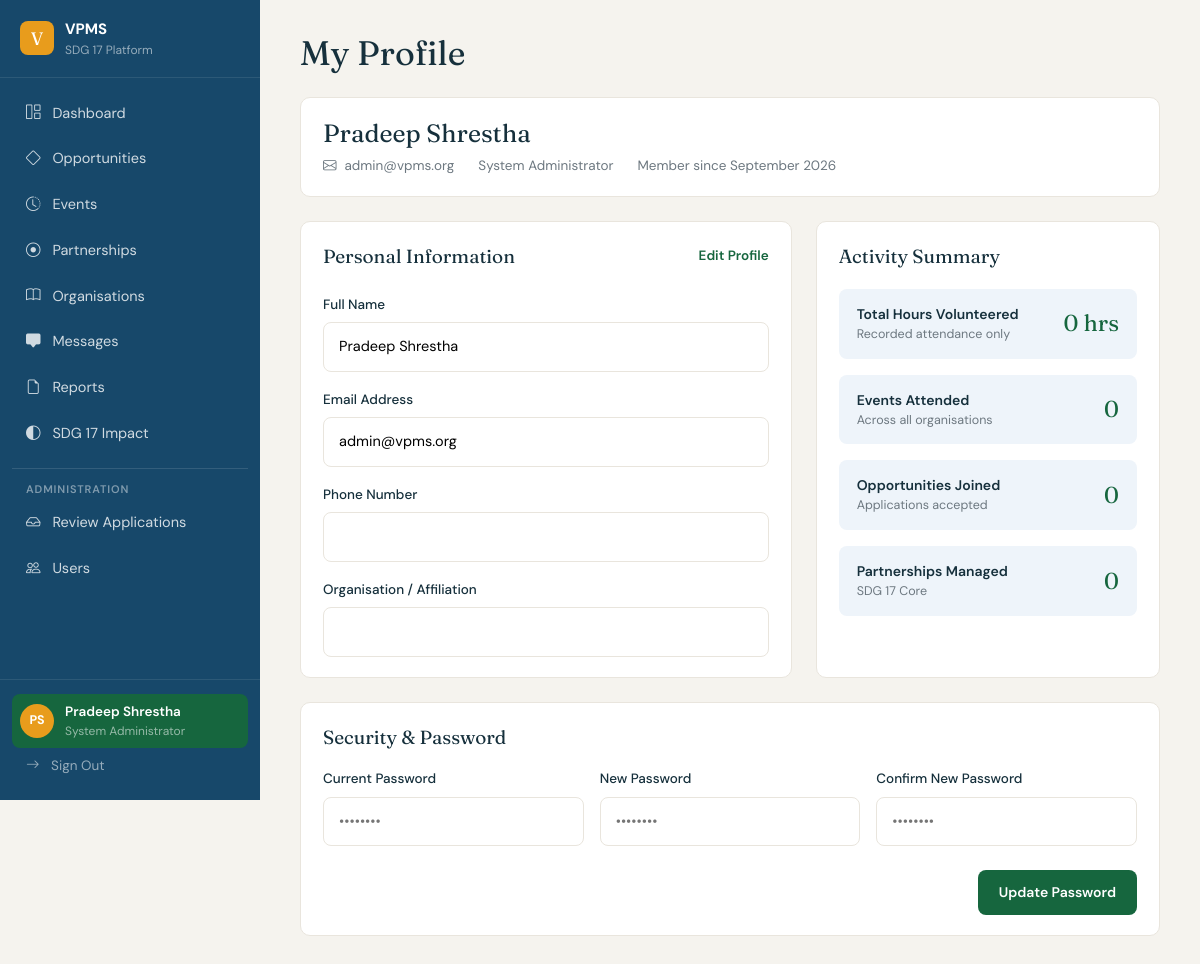
The app's page /profile.php (signed in) with its own data.
### tables this page shows
CREATE TABLE `user` (
  user_id           INT AUTO_INCREMENT PRIMARY KEY,
  full_name         VARCHAR(120) NOT NULL,
  email             VARCHAR(190) NOT NULL UNIQUE,
  password_hash     CHAR(60) NOT NULL,
  phone             VARCHAR(30),
  role_id           INT NOT NULL,
  organisation_id   INT,
  organisation_name VARCHAR(150),
  designation       VARCHAR(80),
  skills            VARCHAR(255),
  bio               TEXT,
  status            VARCHAR(20) NOT NULL DEFAULT 'pending',    
  reset_code        VARCHAR(40),
  created_at        DATETIME NOT NULL DEFAULT CURRENT_TIMESTAMP,
  FOREIGN KEY (role_id) REFERENCES role(role_id),
  FOREIGN KEY (organisation_id) REFERENCES organisation(organisation_id)
);

CREATE TABLE role (
  role_id     INT AUTO_INCREMENT PRIMARY KEY,
  name        VARCHAR(50) NOT NULL,
  description VARCHAR(255) NOT NULL
);

### profile.php (the view, shortened to what this page needs)
<?php
require 'config/db.php';
$find = $pdo->prepare(
    'SELECT u.full_name, u.email, u.phone, u.organisation_name, u.designation,
            u.status, u.created_at, r.name AS role_name,
            o.name AS organisation
     FROM `user` u
     JOIN role r ON r.role_id = u.role_id
     LEFT JOIN organisation o ON o.organisation_id = u.organisation_id
     WHERE u.user_id = ?'
);
$find->execute(array($_SESSION['user_id']));
$me = $find->fetch();
if ($me['organisation'] != '') {
    $organisation = $me['organisation'];
} elseif ($me['organisation_name'] != '') {
    $organisation = $me['organisation_name'];
} else {
    $organisation = '';
}
$member_since = date('F Y', strtotime($me['created_at']));
$count = $pdo->prepare(
    'SELECT COALESCE(SUM(hours_logged), 0) FROM event_volunteer WHERE user_id = ? AND attended = 1'
);
$count->execute(array($_SESSION['user_id']));
$my_hours = $count->fetchColumn();
$count = $pdo->prepare('SELECT COUNT(*) FROM event_volunteer WHERE user_id = ? AND attended = 1');
$count->execute(array($_SESSION['user_id']));
$my_events = $count->fetchColumn();
$count = $pdo->prepare('SELECT COUNT(*) FROM application WHERE user_id = ? AND status = ?');
$count->execute(array($_SESSION['user_id'], 'accepted'));
$my_opportunities = $count->fetchColumn();
if ($_SESSION['organisation_id'] != '') {
    $count = $pdo->prepare(
        'SELECT COUNT(*) FROM partnership
          WHERE requested_by = ? OR organisation_id = ? OR partner_id = ?'
    );
    $count->execute(array($_SESSION['user_id'], $_SESSION['organisation_id'], $_SESSION['organisation_id']));
} else {
    $count = $pdo->prepare('SELECT COUNT(*) FROM partnership WHERE requested_by = ?');
    $count->execute(array($_SESSION['user_id']));
}
$my_partnerships = $count->fetchColumn();
include 'includes/app-header.php';
?>
<h1 class="page-title mb-4">My Profile</h1>
<div class="card-v card-v-pad mb-4">
  <h2 style="font-family:'Fraunces',serif;font-size:25px;font-weight:400;margin-bottom:8px">
    <?php echo htmlspecialchars($me['full_name']); ?>
  </h2>
  <div class="d-flex flex-wrap gap-4" style="font-size:13.5px;color:#6d7880">
    <span><i class="bi bi-envelope me-2"></i><?php echo htmlspecialchars($me['email']); ?></span>
    <span><?php echo htmlspecialchars($me['role_name']); ?></span>
    <span>Member since <?php echo $member_since; ?></span>
  </div>
</div>
<div class="row g-4 mb-4">
  <div class="col-lg-7">
    <div class="card-v card-v-pad h-100">
      <div class="d-flex align-items-center mb-4">
        <span style="font-family:'Fraunces',serif;font-size:19px">Personal Information</span>
        <a class="ms-auto link-green" style="font-size:13.5px" href="profile-edit.php">Edit Profile</a>
      </div>
      <div class="field">
        <label class="field-label" for="fullname">Full Name</label>
        <input class="input-v" type="text" id="fullname" value="<?php echo htmlspecialchars($me['full_name']); ?>" readonly>
      </div>
      <div class="field">
        <label class="field-label" for="email">Email Address</label>
        <input class="input-v" type="email" id="email" value="<?php echo htmlspecialchars($me['email']); ?>" readonly>
      </div>
      <div class="field">
        <label class="field-label" for="phone">Phone Number</label>
        <input class="input-v" type="tel" id="phone" value="<?php echo htmlspecialchars($me['phone']); ?>" readonly>
      </div>
      <div class="field mb-0">
        <label class="field-label" for="org">Organisation / Affiliation</label>
        <input class="input-v" type="text" id="org" value="<?php echo htmlspecialchars($organisation); ?>" readonly>
      </div>
    </div>
  </div>
  <div class="col-lg-5">
    <div class="card-v card-v-pad h-100">
      <p style="font-family:'Fraunces',serif;font-size:19px;margin-bottom:18px">Activity Summary</p>
      <div class="d-flex align-items-center gap-3 mb-3" style="padding:15px 18px;border-radius:8px;background:#eef4fa">
        <span class="flex-grow-1">
          <span class="d-block" style="font-size:14px;font-weight:600">Total Hours Volunteered</span>
          <span class="d-block" style="font-size:12.5px;color:#6d7880">Recorded attendance only</span>
        </span>
        <span style="font-family:'Fraunces',serif;font-size:23px;color:#16663e"><?php echo $my_hours; ?> hrs</span>
      </div>
      <div class="d-flex align-items-center gap-3 mb-3" style="padding:15px 18px;border-radius:8px;background:#eef4fa">
        <span class="flex-grow-1">
          <span class="d-block" style="font-size:14px;font-weight:600">Events Attended</span>
          <span class="d-block" style="font-size:12.5px;color:#6d7880">Across all organisations</span>
        </span>
        <span style="font-family:'Fraunces',serif;font-size:23px;color:#16663e"><?php echo $my_events; ?></span>
      </div>
      <div class="d-flex align-items-center gap-3 mb-3" style="padding:15px 18px;border-radius:8px;background:#eef4fa">
        <span class="flex-grow-1">
          <span class="d-block" style="font-size:14px;font-weight:600">Opportunities Joined</span>
          <span class="d-block" style="font-size:12.5px;color:#6d7880">Applications accepted</span>
        </span>
        <span style="font-family:'Fraunces',serif;font-size:23px;color:#16663e"><?php echo $my_opportunities; ?></span>
      </div>
      <div class="d-flex align-items-center gap-3" style="padding:15px 18px;border-radius:8px;background:#eef4fa">
        <span class="flex-grow-1">
          <span class="d-block" style="font-size:14px;font-weight:600">Partnerships Managed</span>
          <span class="d-block" style="font-size:12.5px;color:#6d7880">SDG 17 Core</span>
        </span>
        <span style="font-family:'Fraunces',serif;font-size:23px;color:#16663e"><?php echo $my_partnerships; ?></span>
      </div>
    </div>
  </div>
</div>
<div class="card-v card-v-pad">
  <p style="font-family:'Fraunces',serif;font-size:19px;margin-bottom:18px">Security &amp; Password</p>
  <form action="profile.php" method="post">
    <div class="row g-3">
      <div class="col-md-4">
        <label class="field-label" for="current">Current Password</label>
        <input class="input-v" type="password" id="current" name="current" placeholder="••••••••">
      </div>
      <div class="col-md-4">
        <label class="field-label" for="new">New Password</label>
        <input class="input-v" type="password" id="new" name="new" placeholder="••••••••">
      </div>
      <div class="col-md-4">
        <label class="field-label" for="confirm">Confirm New Password</label>
        <input class="input-v" type="password" id="confirm" name="confirm" placeholder="••••••••">
      </div>
    </div>
    <div class="text-end mt-4">
      <button class="btn-v btn-green" type="submit">Update Password</button>
    </div>
  </form>
</div>
<?php include 'includes/app-footer.php'; ?>

### assets/css/app.css (style rules this page uses)
body { margin: 0; background: #f5f3ee; color: #16303c; font-family: 'DM Sans', sans-serif; font-size: 15px; }
html { scrollbar-width: thin; scrollbar-color: #d6cfc2 #f5f3ee; }
a { text-decoration: none; color: inherit; }
h1, h2, h3 { margin: 0; }
p { margin: 0; }
.page-title { font-family: 'Fraunces', serif; font-size: 34px; font-weight: 400; line-height: 1.15; }
.link-green { color: #16663e; font-weight: 600; }
.btn-v { display: inline-flex; align-items: center; justify-content: center; gap: 7px; padding: 11px 20px; border: 1px solid transparent; border-radius: 8px; font-size: 14px; font-weight: 600; cursor: pointer; }
.btn-green { background: #16663e; color: #fff; }
.card-v { border: 1px solid #e9e5dd; border-radius: 10px; background: #fff; }
.card-v-pad { padding: 20px 22px; }
.field { margin-bottom: 18px; }
.field-label { display: block; margin-bottom: 7px; font-size: 13.5px; font-weight: 500; }
.input-v, .select-v, .textarea-v { width: 100%; padding: 13px 15px; border: 1px solid #e9e5dd; border-radius: 8px; background: #fff; font-family: inherit; font-size: 14.5px; }

### records on screen
user: full_name "Pradeep Shrestha", email "admin@vpms.org", role.name "System Administrator", created_at "September 2026"

### other values on screen
$user_initials "PS"
$user_name "Pradeep Shrestha"
$user_role "System Administrator"
$my_hours "0"
$my_events "0"
$my_opportunities "0"
$my_partnerships "0"
